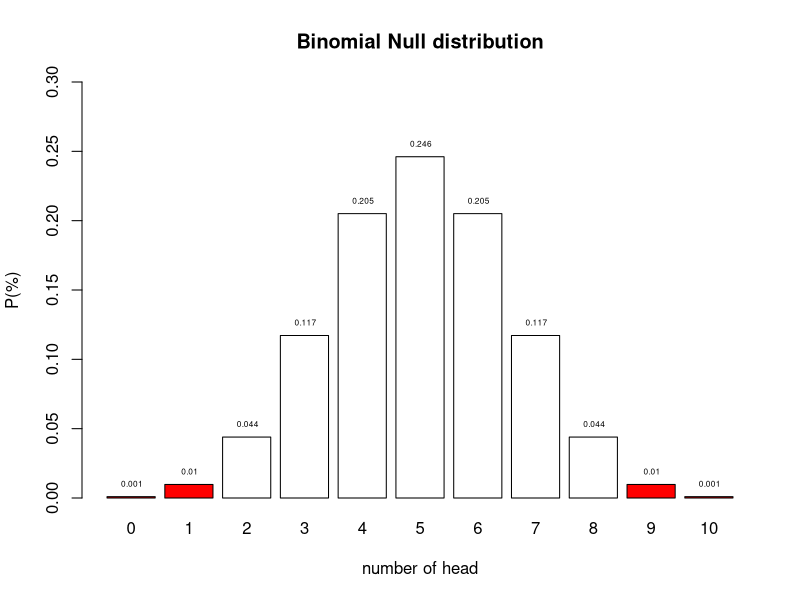
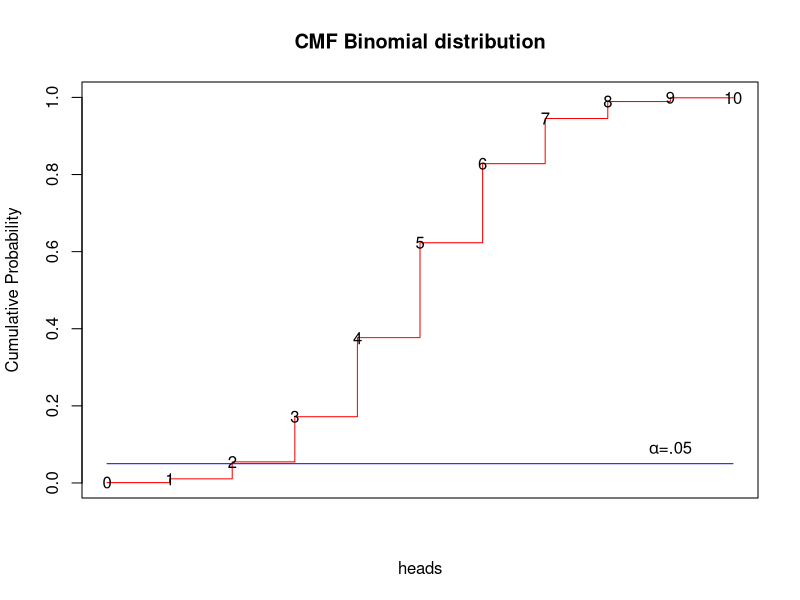
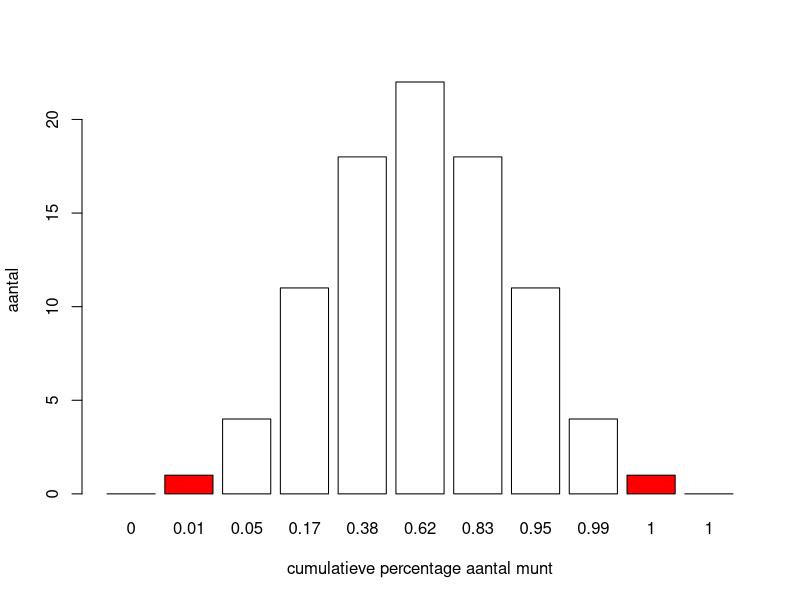
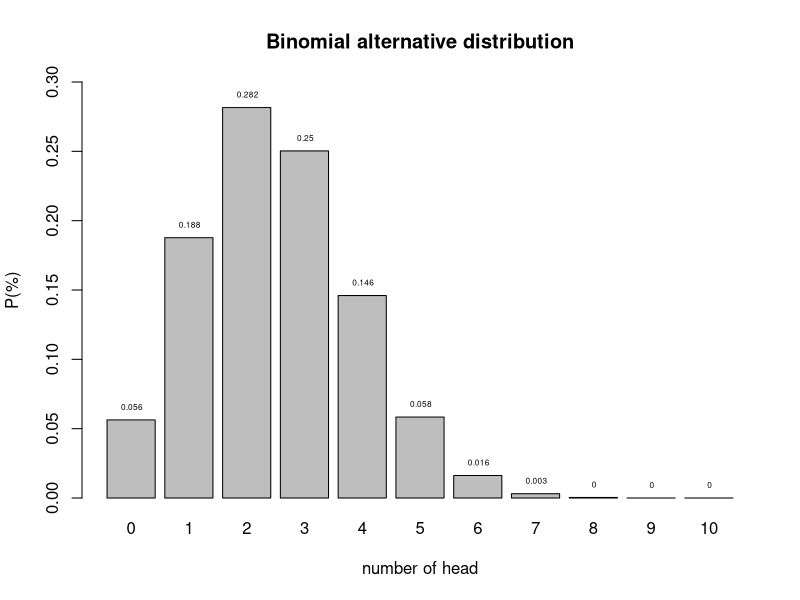
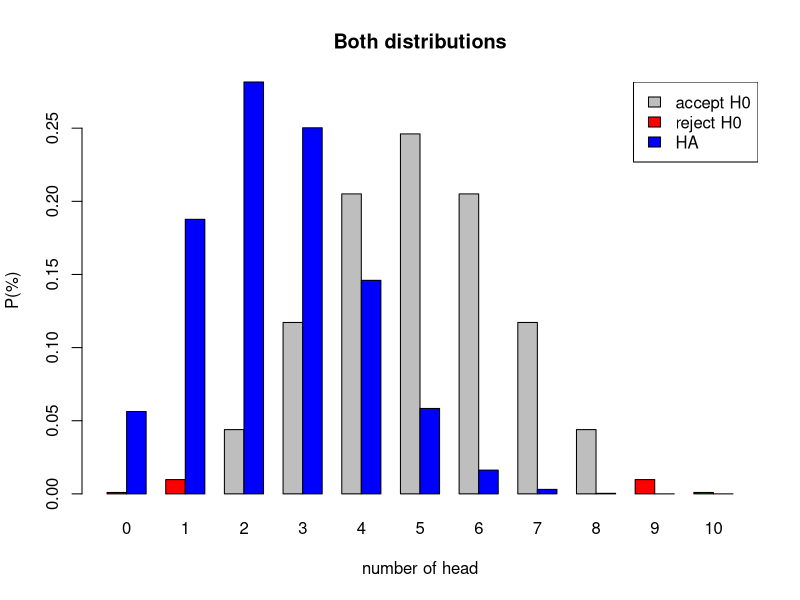

R code for these plots, in order:
## ---- chunk 1
n = 10   # Sample size
k = 0:10 # Discrete probability space
p = .5   # Probability of head
## ---- chunk 2
munt = 0:1

alle_mogelijkheden = expand.grid(munt,munt,munt,munt,munt,munt,munt,munt,munt,munt)

sommen = rowSums(alle_mogelijkheden)

table(sommen)
## ---- chunk 3
permutations = factorial(n) / ( factorial(k) * factorial(n-k) )
permutations
## ---- chunk 4
p_k  = p^k * (1-p)^(n-k)  # Probability of single event
p_kp = p_k * permutations # Probability of event times 
                          # the occurrence of that event
sample = 90
freq_munt = round(p_kp*sample)
cbind(k,permutations,p_k,p_kp,freq_munt)
## ---- chunk 5
title = "Binomial Null distribution"

col=c(rep("red",2),rep("white",7),rep("red",2))

barplot( p_kp, 
         main=title, 
         names.arg=0:10, 
         xlab="number of head", 
         ylab="P(%)", 
         col=col,
         ylim=c(0,.3) )

text(.6:10.6*1.2,p_kp,round(p_kp,3),pos=3,cex=.5)
## ---- chunk 6
plot( cumsum(p_kp),
      col="red",
      type="s", 
      main="CMF Binomial distribution",
      xlab="heads",
      ylab="Cumulative Probability",
      xlim=c(1,11),
      xaxt="n")

text(1:11,cumsum(p_kp),0:10)

alpha = .05

lines(c(1,11),rep(alpha,2),col="blue")
text(10,alpha,expression(paste(alpha,"=.05")),pos=3)
## ---- chunk 7
barplot( freq_munt,
         names=round(cumsum(p_kp),2),
         col=col,
         xlab="cumulatieve percentage aantal munt",
         ylab="aantal" )
         
# lines(c(1.3,1.3),c(0,80),col="red")
## ---- chunk 8

n = 10   # Sample size
k = 0:10 # Discrete probability space
p = .25   # Probability of head

permutations = factorial(n) / ( factorial(k) * factorial(n-k) )

p_k2  = p^k  * (1-p)^(n-k)  # Probability of single event
p_kp2 = p_k2 * permutations # Probability of event times 
                            # the occurrence of that event

title = "Binomial alternative distribution"

col=c(rep("red",2),rep("white",7),rep("red",2))

barplot( p_kp2, 
         main=title, 
         names.arg=0:10, 
         xlab="number of head", 
         ylab="P(%)", 
         beside=TRUE,
         #col=col,
         ylim=c(0,.3) 
         )

text(.6:10.6*1.2,p_kp2,round(p_kp2,3),pos=3,cex=.5)
## ---- chunk 9

title = "Both distributions"

colh0 =c(rep("red",2),rep("grey",7),rep("red",2))
colha =c(rep("blue",11))

barplot( rbind(p_kp,p_kp2), 
         main=title, 
         names.arg=0:10, 
         xlab="number of head", 
         ylab="P(%)", 
         col = rbind(colh0,colha),
         beside=TRUE,
         #legend.text = c("H0", "HA")
         )

legend("topright", legend=c("accept H0","reject H0","HA"), fill=c("grey","red","blue"))

